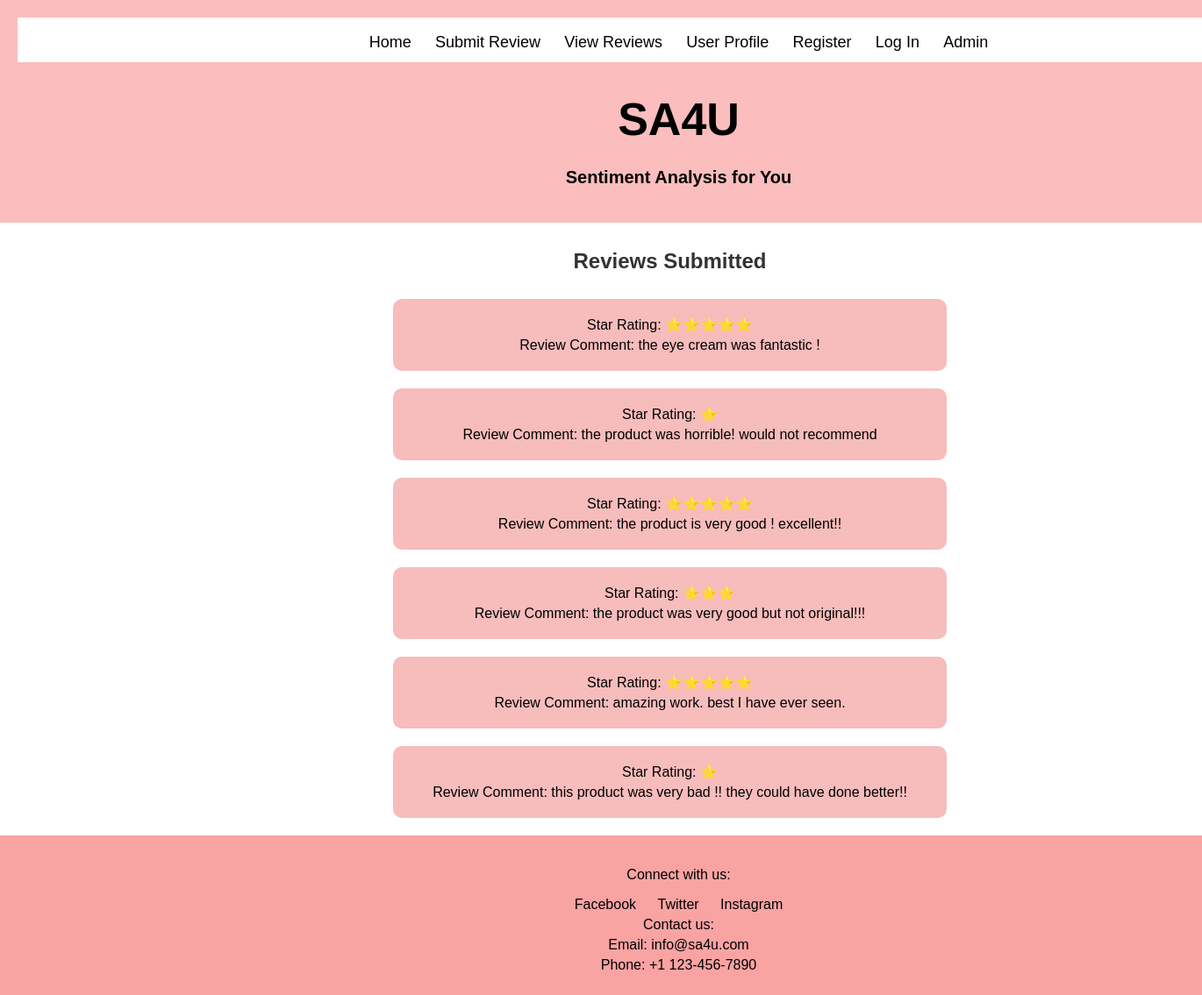
Screenshot of /viewpage.php with the database file from the repository.
### tables this page shows
CREATE TABLE `productreview` (
  `ReviewID` int(50) NOT NULL,
  `review` varchar(255) NOT NULL,
  `rating` varchar(255) NOT NULL,
  `UserID` int(11) NOT NULL
);

### viewpage.php (the view, shortened to what this page needs)
<!DOCTYPE html>
<html lang="en">
<head>
    <link rel="stylesheet" href="Userin.css">
</head>
<body>
<header>
    <div class="navbar">
        <a class="HOME" href="Homepage.html">Home</a>
        <a href="submit_review_main.php">Submit Review</a>
        <a href="viewpage.php">View Reviews</a>
        <a href="UserProfile.php">User Profile</a>
        <a href="sign-in.php">Register</a>
        <a href="login.html">Log In</a>
        <a href="adminui.php">Admin</a>
    </div>
    <div>
            <h1>SA4U</h1>
            <p style="font-size: 20px; margin-top: -10px;"><b>Sentiment Analysis for You</b></p>
        </div>
</header>
<div class="content">
    <h2>Reviews Submitted</h2>
    <div class="reviews-list">
        <?php
        require 'config.php';
        try {
            $conn = new PDO("mysql:host=$servername;port=3307;dbname=SA4U", $usernameDB, $passwordDB);
            $conn->setAttribute(PDO::ATTR_ERRMODE, PDO::ERRMODE_EXCEPTION);
            $stmt = $conn->prepare("SELECT rating, review FROM productreview ORDER BY ReviewID DESC");
            $stmt->execute();
            foreach($stmt->fetchAll() as $review) {
                echo "<div class='review'>";
                echo "<p>Star Rating: " . str_repeat("⭐", $review['rating']) . "</p>";
                echo "<p>Review Comment: " . htmlspecialchars($review['review']) . "</p>";
                echo "</div>";
            }
        } catch(PDOException $e) {
            echo "Error: " . $e->getMessage();
        }
        ?>
    </div>
</div>
<footer>
    <div class="footer-content">
        <div class="social-media">
            <p>Connect with us:</p>
            <a href="#" target="_blank">Facebook</a>
            <a href="#" target="_blank">Twitter</a>
            <a href="#" target="_blank">Instagram</a>
        </div>
        <div class="contact-info">
            <p>Contact us:</p>
            <p>Email: info@sa4u.com</p>
            <p>Phone: +1 123-456-7890</p>
        </div>
    </div>
</footer>
</body>
</html>

### Userin.css (style rules this page uses)
body { margin: 0; padding: 0; font-family: sans-serif; background-image: url(UIback.jpg); background-size: cover; background-position: center; color: white; }
header { text-align: center; padding: 20px; width: 110%; height: 100%; color: black; font-size: 26px; background-color: rgba(248, 125, 125, 0.5); }
.navbar { text-align: center; color: cornsilk; background-color: white; padding: 10px; }
.navbar a { color: black; font-size: 18px; margin: 0 10px; text-decoration: none; }
.content { display: flex; justify-content: center; align-items: center; flex-direction: column; padding: 10px; width: 110%; margin: auto; color: black; height: 105%; }
h2 { color: #333; }
footer { background-color: rgba(248, 125, 125, 0.7); color: black; padding: 20px; text-align: center; width: 110%; }
.social-media a { color: black; margin: 0 10px; text-decoration: none; }
.contact-info p { margin: 5px 0; }
.reviews-list { display: flex; flex-direction: column; align-items: center; }
.review { background-color: #f7bcbc; border-radius: 10px; padding: 15px; margin: 10px; width: 100%; height: 75%; text-align: center; }
.review p { margin: 5px; }

### rows the page displays
productreview: rating "⭐⭐⭐⭐⭐", review "the eye cream was fantastic !"
productreview: rating "⭐", review "the product was horrible! would not recommend"
productreview: rating "⭐⭐⭐⭐⭐", review "the product is very good ! excellent!!"
productreview: rating "⭐⭐⭐", review "the product was very good but not original!!!"
productreview: rating "⭐⭐⭐⭐⭐", review "amazing work. best I have ever seen."
productreview: rating "⭐", review "this product was very bad !! they could have done better!!"
